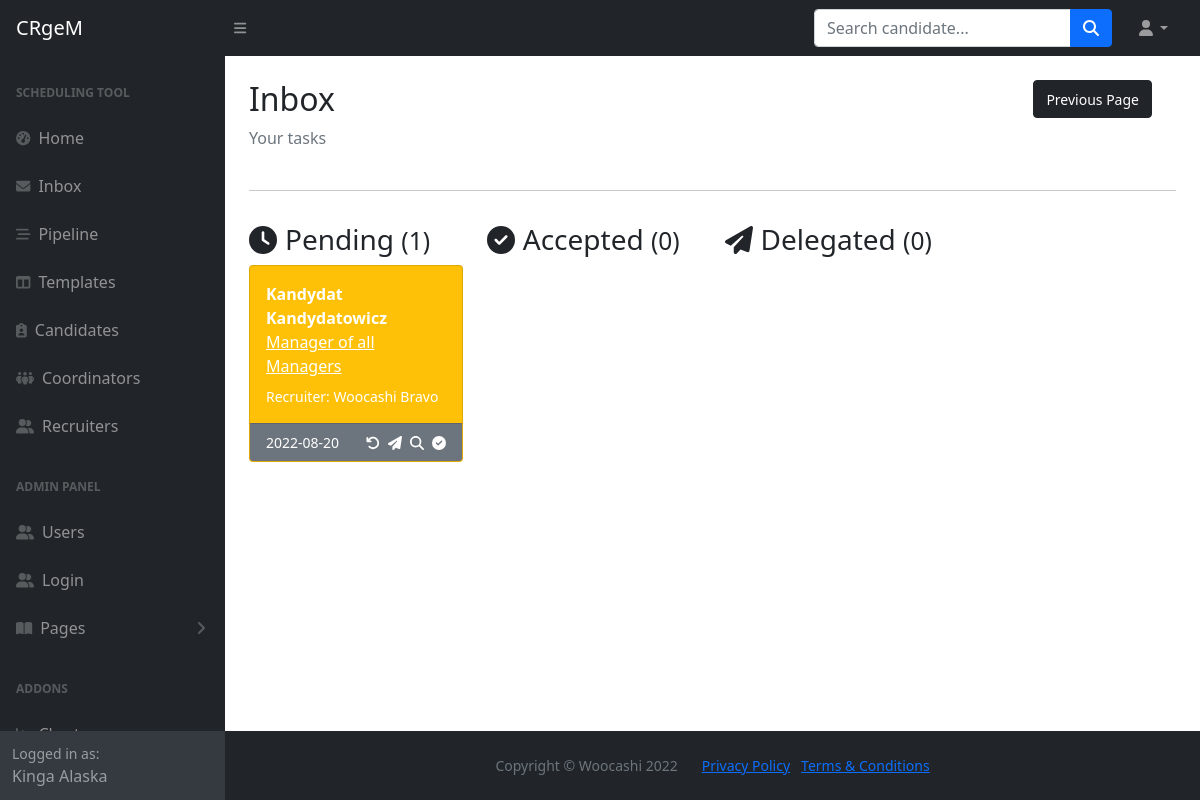
/inbox (signed in), run on the app's committed database.
### main.py (models this page shows)
class User(db.Model, UserMixin, Base):
    __tablename__="users"
    id = db.Column(db.Integer, primary_key=True)
    first_name = db.Column(db.String, nullable=False)
    last_name = db.Column(db.String, nullable=False)
    full_name = db.Column(db.String, nullable=False)
    email = db.Column(db.String, nullable=False, unique=True)
    phone = db.Column(db.String, nullable=False)
    type = db.Column(db.String, nullable=False)
    password = db.Column(db.String, nullable=False)
    interviews = relationship("Interview", back_populates="created_by")
    templates = relationship("Template", back_populates="created_by")
    candidates = relationship("Candidate", back_populates="created_by")
    tasks_sent = relationship("Task", primaryjoin="User.id==Task.sender_id", back_populates="from_user")
    tasks_received = relationship("Task", primaryjoin="User.id==Task.recipient_id", back_populates="to_user")
    tasks_delegated = relationship("Task", primaryjoin="User.id==Task.delegate_id", back_populates="delegated_by")

class Task(db.Model, Base):
    __tablename__="tasks"
    id = db.Column(db.Integer, primary_key=True)
    sender_id = Column(Integer, ForeignKey('users.id'), nullable=False)
    recipient_id = Column(Integer, ForeignKey('users.id'), nullable=False)
    delegate_id = Column(Integer, ForeignKey('users.id'), nullable=False)
    from_user = relationship("User", foreign_keys=[sender_id], back_populates="tasks_sent")
    to_user = relationship("User", foreign_keys=[recipient_id], back_populates="tasks_received")
    candidate_id = Column(Integer, ForeignKey('candidates.id'))
    candidate = relationship("Candidate", foreign_keys=[candidate_id], back_populates="tasks")
    interviewers = db.Column(db.String, nullable=False)
    role = db.Column(db.String, nullable=False)
    recruiter_notes = db.Column(db.Text, nullable=True)
    date_sent = db.Column(db.Date, nullable=False)
    date_received = db.Column(db.Date, nullable=True)
    date_completed = db.Column(db.Date, nullable=True)
    status = db.Column(db.String, nullable=False)
    is_archived = db.Column(db.Boolean, nullable=False)
    delegated_by = relationship("User", foreign_keys=[delegate_id], back_populates="tasks_delegated")
    interview_date = db.Column(db.Date, nullable=True)
    interview_time = db.Column(db.Time, nullable=True)
    scheduler_notes = db.Column(db.Text, nullable=True)
    completion_time = db.Column(db.DateTime, nullable=True)

class Candidate(db.Model, Base):
    __tablename__="candidates"
    id = db.Column(db.Integer, primary_key=True)
    first_name = db.Column(db.String, nullable=False)
    last_name = db.Column(db.String, nullable=False)
    full_name = db.Column(db.String, nullable=False)
    email = db.Column(db.String, nullable=False, unique=True)
    phone = db.Column(db.String, nullable=False)
    cv = db.Column(db.String, nullable=True)
    owner_id = Column(Integer, ForeignKey('users.id'))
    created_by = relationship("User", back_populates="candidates")
    created_date = db.Column(db.Date, nullable=False)
    tasks = relationship("Task", back_populates="candidate")

### main.py (the view)
@app.route('/inbox')
def inbox():
    user_tasks = Task.query.filter_by(recipient_id=current_user.id).all()
    return render_template('inbox.html', user_tasks=user_tasks, tasks_count=get_tasks_count(), current_user=current_user, delegated_tasks=get_delegations())

### main.py (called while the page is built)
@login_manager.user_loader
def load_user(user_id):
    try:
        return User.query.get(user_id)
    except:
        return None

def get_tasks_count():
    delegations = Task.query.filter_by(delegate_id=current_user.id).all()
    delegated_list = []
    for task in delegations:
        if task.delegate_id == current_user.id and task.recipient_id != current_user.id:
            delegated_list.append(task)
    delegated_count = len(delegated_list)
    accepted_count = len(Task.query.filter_by(recipient_id=current_user.id, status="accepted").all())
    pending_count = len(Task.query.filter_by(recipient_id=current_user.id, status="pending").all())
    tasks_count = {
        "accepted": accepted_count,
        "pending": pending_count,
        "delegated": delegated_count,
    }
    return tasks_count

def get_delegations():
    delegations = Task.query.filter_by(delegate_id=current_user.id).all()
    return delegations

### templates/inbox.html (shortened to what this page needs)
{% import "bootstrap/wtf.html" as wtf %}
{% include "header.html" %}
                <main>
                    <div class="container-fluid px-4">
                        <div class="row d-flex justify-content-between">
                            <div class="col">
                                <h2 class="mt-4">Inbox</h2>
                                <ol class="breadcrumb mb-4">
                                    <li class="breadcrumb-item active">Your tasks</li>
                                </ol>
                            </div>
                            <div class="col d-flex justify-content-end">
                                <span><a class="btn btn-dark m-4" href="javascript:history.back()"><small>Previous Page</small></a></span>
                            </div>
                        </div>
                        <hr>
                        <div class="row">
                            {% if user_tasks %}
	                        <div class="col-xl-3">
                                <h3 class="mt-3"><i class="fa-solid fa-clock me-2"></i>Pending <small>({{ tasks_count.pending }})</small></h3>
                                {% for task in user_tasks: %}
                                {% if task.status == "pending" and task.is_archived == False %}
                                <div class="card bg-warning text-white mb-4">
                                    <div class="card-body">
                                        <div class="row">
                                            <strong>{{ task.candidate.full_name }}</strong>
                                            <u>{{ task.role}}</u>
                                        </div>
                                        <div class="row mt-2">
                                            <span class="small"> Recruiter: {{task.from_user.full_name}}</span>
                                        </div>
                                    </div>
                                    <div class="card-footer d-flex align-items-center justify-content-between bg-secondary">
                                        <div class="d-flex align-items-center justify-content-start">
                                            <span class="small">{{task.date_sent}}</span>
                                        </div>
                                        <div class="d-flex align-items-center justify-content-end">
                                            <a class="small text-white ms-2" href="#" title="Return to sender">
                                            <i class="fa-solid fa-arrow-rotate-left"></i>
                                            </a>
                                            <a class="small text-white ms-2" href="{{url_for('task_delegate', task_id=task.id)}}" title="Delegate">
                                                <i class="fa-solid fa-paper-plane"></i>
                                            </a>
                                            <a class="small text-white ms-2" href="{{url_for('check_task_details', task_id=task.id)}}" title="Check details">
                                                <i class="fa-solid fa-magnifying-glass"></i>
                                            </a>
                                            <a class="small text-white ms-2" href="{{url_for('task_accept', task_id=task.id)}}" title="Accept task">
                                                <i class="fa-solid fa-circle-check"></i>
                                            </a>
                                        </div>
                                    </div>
                                </div>
                                {% endif %}
                                {% endfor %}
                            </div>
                            <div class="col-xl-3">
                                <h3 class="mt-3"><i class="fa-solid fa-circle-check me-2"></i>Accepted <small>({{ tasks_count.accepted }})</small></h3>
                            </div>
                            <div class="col-xl-3">
                                <h3 class="mt-3"><i class="fa-solid fa-paper-plane me-2"></i>Delegated <small>({{ tasks_count.delegated }})</small></h3>
                            {% else %}
                            <div>You don't have any tasks yet!</div>
                            {% endif %}
                        </div>
                    </div>
                    </div>
                </main>
{% include 'footer.html' %}

### templates/header.html (shortened to what this page needs)
<!DOCTYPE html>
<html lang="en">
    <head>
        <link href="https://cdn.jsdelivr.net/npm/simple-datatables@latest/dist/style.css" rel="stylesheet" />
        <link href="{{ url_for('static', filename='css/styles.css') }}" rel="stylesheet" />
    </head>
    <body class="sb-nav-fixed">
        <nav class="sb-topnav navbar navbar-expand navbar-dark bg-dark">
            <a class="navbar-brand ps-3" href="{{ url_for('home') }}">CRgeM</a>
            <button class="btn btn-link btn-sm order-1 order-lg-0 me-4 me-lg-0" id="sidebarToggle" href="#!"><i class="fas fa-bars"></i></button>
            <form class="d-none d-md-inline-block form-inline ms-auto me-0 me-md-3 my-2 my-md-0">
                <div class="input-group">
                    <input class="form-control" type="text" placeholder="Search candidate..." aria-label="Search for..." aria-describedby="btnNavbarSearch" />
                    <button class="btn btn-primary" id="btnNavbarSearch" type="button"><i class="fas fa-search"></i></button>
                </div>
            </form>
            <ul class="navbar-nav ms-auto ms-md-0 me-3 me-lg-4">
                <li class="nav-item dropdown">
                    <a class="nav-link dropdown-toggle" id="navbarDropdown" href="#" role="button" data-bs-toggle="dropdown" aria-expanded="false"><i class="fas fa-user fa-fw"></i></a>
                </li>
            </ul>
        </nav>
        <div id="layoutSidenav">
            <div id="layoutSidenav_nav">
                <nav class="sb-sidenav accordion sb-sidenav-dark" id="sidenavAccordion">
                    <div class="sb-sidenav-menu">
                        <div class="nav">
                            <div class="sb-sidenav-menu-heading">Scheduling tool</div>
                            <a class="nav-link" href={{url_for('home')}}>
                                <div class="sb-nav-link-icon"><i class="fas fa-tachometer-alt"></i></div>
                                Home
                            <a class="nav-link" href="{{url_for('inbox')}}">
                                <div class="sb-nav-link-icon"><i class="fa-solid fa-envelope"></i></div>
                                Inbox
                            </a>
                            <a class="nav-link" href={{url_for('pipeline')}}>
                                <div class="sb-nav-link-icon"><i class="fa-solid fa-bars-staggered"></i></div>
                                Pipeline
                            </a>
                            <a class="nav-link" href={{url_for('templates')}}>
                                <div class="sb-nav-link-icon"><i class="fas fa-columns"></i></div>
                                Templates
                            </a>
                            <a class="nav-link" href={{url_for('candidates')}}>
                                <div class="sb-nav-link-icon me-2"><i class="fa-solid fa-clipboard-user"></i></div>
                                Candidates
                            </a>
                            <a class="nav-link" href='#'>
                                <div class="sb-nav-link-icon"><i class="fa-solid fa-people-group"></i></div>
                                Coordinators
                            </a>
                            <a class="nav-link" href="#">
                                <div class="sb-nav-link-icon"><i class="fa-solid fa-user-group"></i></div>
                                Recruiters
                            </a>
                            <div class="sb-sidenav-menu-heading">ADMIN PANEL</div>
                            <a class="nav-link" href="{{url_for('users')}}">
                                <div class="sb-nav-link-icon"><i class="fa-solid fa-user-group"></i></div>
                                Users
                            </a>
                            <a class="nav-link" href="{{url_for('login')}}">
                                <div class="sb-nav-link-icon"><i class="fa-solid fa-user-group"></i></div>
                                Login
                            </a>
                            <a class="nav-link collapsed" href="#" data-bs-toggle="collapse" data-bs-target="#collapsePages" aria-expanded="false" aria-controls="collapsePages">
                                <div class="sb-nav-link-icon"><i class="fas fa-book-open"></i></div>
                                Pages
                                <div class="sb-sidenav-collapse-arrow"><i class="fas fa-angle-down"></i></div>
                            </a>
                            <div class="sb-sidenav-menu-heading">Addons</div>
                            <a class="nav-link" href="charts.html">
                                <div class="sb-nav-link-icon"><i class="fas fa-chart-area"></i></div>
                            </a>
                        </div>
                    </div>
                    {% if current_user %}
                    <div class="sb-sidenav-footer">
                        <div class="small">Logged in as:</div>
                        {{current_user.first_name}} {{current_user.last_name}}
                    </div>
                    {% endif %}
                </nav>
            </div>
            <div id="layoutSidenav_content">

### data on the page
User: first_name "Kinga", last_name "Alaska"
Task: candidate.full_name "Kandydat Kandydatowicz", role "Manager of all Managers", from_user.full_name "Woocashi Bravo", date_sent "2022-08-20"

### other printed values
{{ tasks_count.pending }} "1"
{{ tasks_count.accepted }} "0"
{{ tasks_count.delegated }} "0"
